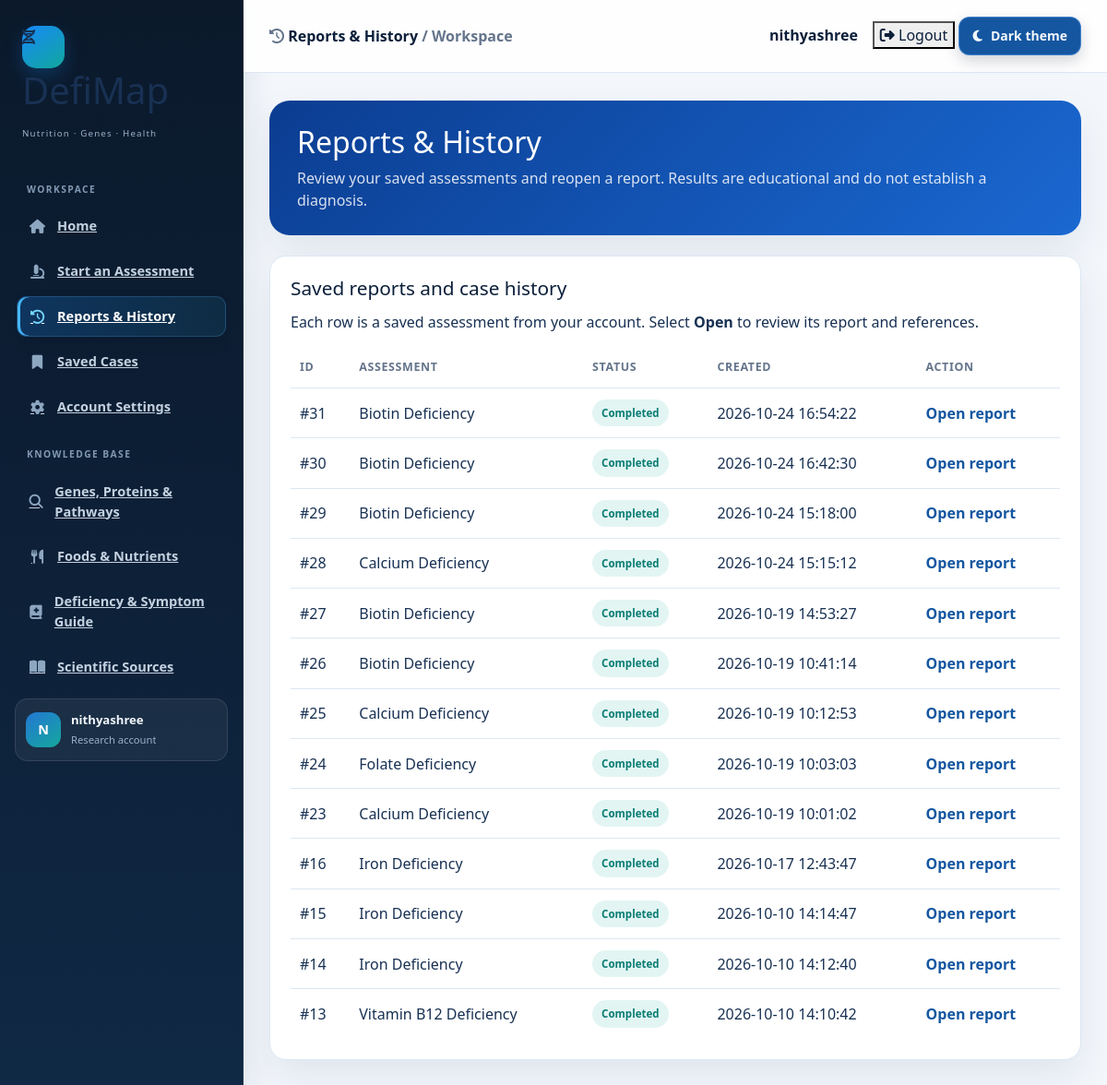
Screenshot of /reports.php (signed in) with the database file from the repository.
### tables this page shows
CREATE TABLE `analyses` (
  `id` int(11) NOT NULL,
  `user_id` int(11) NOT NULL,
  `deficiency` varchar(100) DEFAULT NULL,
  `score` int(11) DEFAULT NULL,
  `symptoms` text DEFAULT NULL,
  `diet` text DEFAULT NULL,
  `family_history` text DEFAULT NULL,
  `created_at` timestamp NOT NULL DEFAULT current_timestamp(),
  `notes` text DEFAULT NULL,
  `water_intake` varchar(50) DEFAULT NULL,
  `exercise` varchar(50) DEFAULT NULL,
  `sleep_hours` varchar(50) DEFAULT NULL,
  `stress_level` varchar(50) DEFAULT NULL
);

### reports.php (the view, shortened to what this page needs)
<?php
require __DIR__ . DIRECTORY_SEPARATOR . 'bootstrap.php';
$userId = (int)$_SESSION['user_id'];
$userName = (string)($_SESSION['user_name'] ?? 'Research user');
$historyStmt = $pdo->prepare("SELECT id, deficiency, created_at FROM analyses WHERE user_id=? ORDER BY created_at DESC");
$historyStmt->execute([$userId]);
$history = $historyStmt->fetchAll(PDO::FETCH_ASSOC);
?>
<!DOCTYPE html>
<html lang="en">
<head>
    <link href="https://cdn.jsdelivr.net/npm/bootstrap@5.3.3/dist/css/bootstrap.min.css" rel="stylesheet">
    <link rel="stylesheet" href="https://cdnjs.cloudflare.com/ajax/libs/font-awesome/6.5.2/css/all.min.css">
</head>
<body>
    <div class="app-shell">
        <aside class="sidebar" aria-label="Sidebar navigation">
            <div class="brand-box">
                <div class="brand-icon"><i class="fa-solid fa-dna"></i></div>
                <div><h1>DefiMap</h1><small>Nutrition · Genes · Health</small></div>
            </div>
            <nav class="sidebar-nav" aria-label="Sidebar navigation">
                <div class="nav-group">
                    <p class="nav-section-label">Workspace</p>
                    <a class="nav-item" href="dashboard.php"><i class="fa-solid fa-house"></i> Home</a>
                    <a class="nav-item" href="analysis.php"><i class="fa-solid fa-microscope"></i> Start an Assessment</a>
                    <a class="nav-item active" href="reports.php" aria-current="page"><i class="fa-solid fa-clock-rotate-left"></i> Reports &amp; History</a>
                    <a class="nav-item" href="dashboard.php#saved"><i class="fa-solid fa-bookmark"></i> Saved Cases</a>
                    <a class="nav-item" href="tools.php?section=settings"><i class="fa-solid fa-gear"></i> Account Settings</a>
                </div>
                <div class="nav-group">
                    <p class="nav-section-label">Knowledge base</p>
                    <a class="nav-item" href="tools.php?section=molecular"><i class="fa-solid fa-magnifying-glass"></i> Genes, Proteins &amp; Pathways</a>
                    <a class="nav-item" href="tools.php?section=nutrition"><i class="fa-solid fa-utensils"></i> Foods &amp; Nutrients</a>
                    <a class="nav-item" href="tools.php?section=reference"><i class="fa-solid fa-book-medical"></i> Deficiency &amp; Symptom Guide</a>
                    <a class="nav-item" href="tools.php?section=resources"><i class="fa-solid fa-book-open"></i> Scientific Sources</a>
                </div>
            </nav>
            <div class="sidebar-account">
                <div class="sidebar-account-avatar"><?php echo htmlspecialchars(strtoupper(substr($userName, 0, 1))); ?></div>
                <div class="sidebar-account-copy"><strong><?php echo htmlspecialchars($userName); ?></strong><span>Research account</span></div>
            </div>
        </aside>
        <main class="content">
            <header class="topbar">
                <div class="topbar-inner">
                    <div class="page-context"><i class="fa-solid fa-clock-rotate-left"></i> <strong>Reports &amp; History</strong> / Workspace</div>
                    <div><span class="profile"><?php echo htmlspecialchars($userName); ?></span><form class="logout-form" method="post" action="logout.php"><button class="logout-link" type="submit"><i class="fa-solid fa-right-from-bracket"></i> Logout</button></form></div>
                </div>
            </header>
            <div class="page-shell">
                <section class="welcome-card">
                    <h2>Reports &amp; History</h2>
                    <p>Review your saved assessments and reopen a report. Results are educational and do not establish a diagnosis.</p>
                </section>
                <section class="panel" id="history">
                    <h3>Saved reports and case history</h3>
                    <p>Each row is a saved assessment from your account. Select <strong>Open</strong> to review its report and references.</p>
                    <table class="history-table" aria-label="Saved reports and case history">
                        <thead><tr><th>ID</th><th>Assessment</th><th>Status</th><th>Created</th><th>Action</th></tr></thead>
                        <tbody>
                            <?php if ($history): ?>
                                <?php foreach ($history as $row): ?>
                                    <tr>
                                        <td>#<?php echo (int)$row['id']; ?></td>
                                        <td><?php echo htmlspecialchars($row['deficiency'] ?: 'Assessment'); ?></td>
                                        <td><span class="status-pill">Completed</span></td>
                                        <td><?php echo htmlspecialchars($row['created_at']); ?></td>
                                        <td><a class="soft-link" href="results.php?id=<?php echo (int)$row['id']; ?>">Open report</a></td>
                                    </tr>
                                <?php endforeach; ?>
                            <?php else: ?>
                                <tr><td colspan="5"><div class="empty-state">No reports yet. <a class="soft-link" href="analysis.php">Start an assessment</a> to create one.</div></td></tr>
                            <?php endif; ?>
                        </tbody>
                    </table>
                </section>
            </div>
        </main>
    </div>
</body>
</html>

### reports.php (style rules this page uses)
:root { --navy: #0B1F3A; --primary: #1456A0; --pale: #F3F7FC; --text: #183153; --muted: #64748B; --border: #DCE7F3; --shadow: 0 18px 40px rgba(11,31,58,.08); }
* { box-sizing: border-box; }
body { margin: 0; font-family: "Segoe UI", Arial, sans-serif; background: var(--pale); color: var(--text); }
.app-shell { display: flex; min-height: 100vh; }
.content { flex: 1; min-width: 0; }
.topbar { position: sticky; top: 0; z-index: 2; background: rgba(255,255,255,.92); border-bottom: 1px solid var(--border); }
.topbar-inner { max-width: 1320px; margin: 0 auto; padding: 18px 28px; display: flex; align-items: center; justify-content: space-between; gap: 18px; }
.page-context { color: var(--muted); font-weight: 600; }
.page-context strong { color: var(--navy); }
.profile { color: var(--navy); font-weight: 600; }
.logout-link { margin-left: 16px; color: var(--navy); font-weight: 600; text-decoration: none; }
.page-shell { max-width: 1320px; margin: 0 auto; padding: 30px 28px 42px; }
.welcome-card { margin-bottom: 22px; padding: 26px 30px; border-radius: 22px; background: linear-gradient(135deg,#0b3d91,#1a68d1); color: #fff; box-shadow: var(--shadow); }
.welcome-card h2 { margin: 0 0 8px; }
.welcome-card p { margin: 0; color: rgba(255,255,255,.84); }
.panel { padding: 22px; border: 1px solid var(--border); border-radius: 18px; background: #fff; box-shadow: var(--shadow); }
.panel h3 { margin: 0 0 12px; color: var(--navy); font-size: 1.3rem; }
.history-table { width: 100%; border-collapse: collapse; }
.history-table th, .history-table td { padding: 12px 10px; border-bottom: 1px solid var(--border); text-align: left; vertical-align: middle; }
.history-table thead th { color: var(--muted); font-size: .78rem; letter-spacing: .05em; text-transform: uppercase; }
.history-table tbody tr:last-child td { border-bottom: 0; }
.status-pill { display: inline-flex; padding: 6px 10px; border-radius: 999px; background: rgba(18,168,157,.12); color: #0b7d74; font-size: .72rem; font-weight: 700; }
.soft-link { color: var(--primary); font-weight: 700; text-decoration: none; }

### rows the page displays
analyses: id "31", deficiency "Biotin Deficiency", created_at "2026-10-24 16:54:22"
analyses: id "30", deficiency "Biotin Deficiency", created_at "2026-10-24 16:42:30"
analyses: id "29", deficiency "Biotin Deficiency", created_at "2026-10-24 15:18:00"
analyses: id "28", deficiency "Calcium Deficiency", created_at "2026-10-24 15:15:12"
analyses: id "27", deficiency "Biotin Deficiency", created_at "2026-10-19 14:53:27"
analyses: id "26", deficiency "Biotin Deficiency", created_at "2026-10-19 10:41:14"
analyses: id "25", deficiency "Calcium Deficiency", created_at "2026-10-19 10:12:53"
analyses: id "24", deficiency "Folate Deficiency", created_at "2026-10-19 10:03:03"
analyses: id "23", deficiency "Calcium Deficiency", created_at "2026-10-19 10:01:02"
analyses: id "16", deficiency "Iron Deficiency", created_at "2026-10-17 12:43:47"
analyses: id "15", deficiency "Iron Deficiency", created_at "2026-10-10 14:14:47"
analyses: id "14", deficiency "Iron Deficiency", created_at "2026-10-10 14:12:40"
analyses: id "13", deficiency "Vitamin B12 Deficiency", created_at "2026-10-10 14:10:42"

### other values shown
substr($userName, 0, 1) "N"
$userName "nithyashree"
